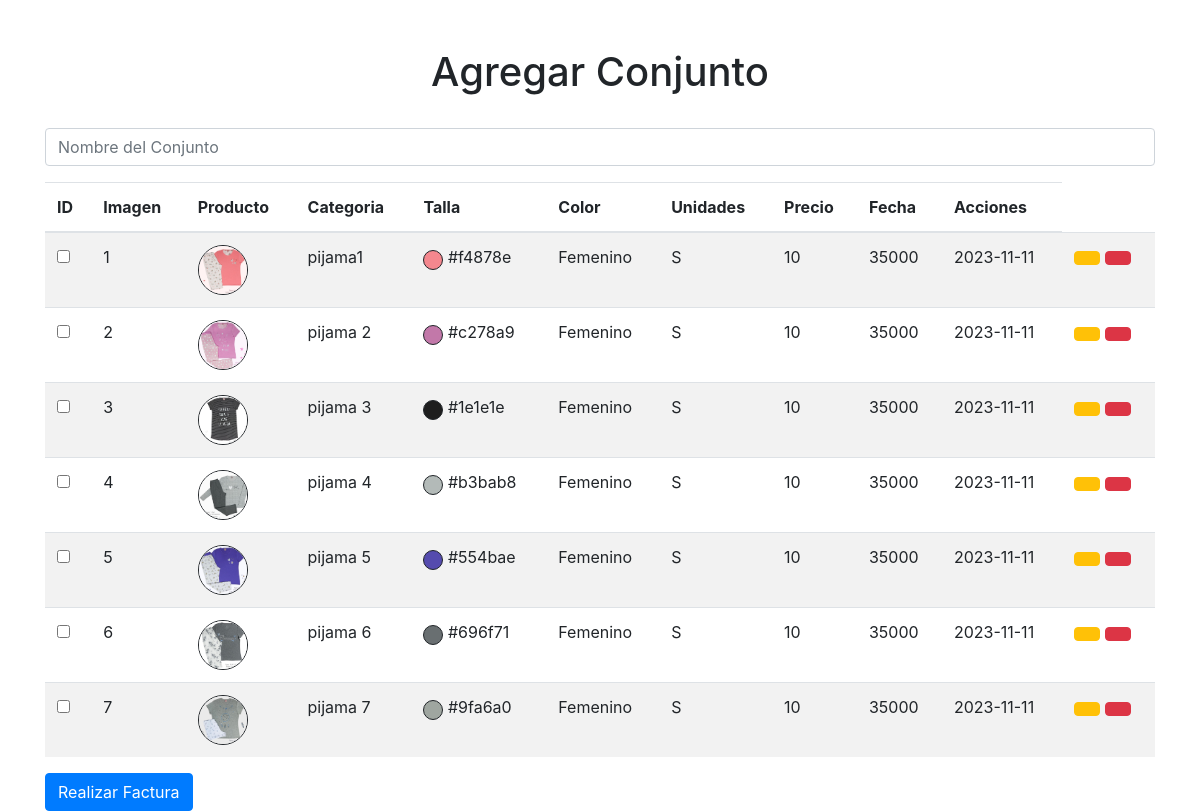
The app's page /views/RegistrarConjunto.php (signed in) with its own data.
### tables this page shows
CREATE TABLE `productos` (
  `idProducto` int(11) NOT NULL,
  `imagenProducto` varchar(200) NOT NULL,
  `nombreProducto` varchar(45) NOT NULL,
  `colorProducto` varchar(45) NOT NULL,
  `idCategoria` int(45) NOT NULL,
  `idTalla` int(5) NOT NULL,
  `idCamisa` int(11) NOT NULL,
  `idPantalon` int(11) NOT NULL,
  `precioProducto` decimal(45,0) NOT NULL,
  `unidadesProducto` int(45) NOT NULL,
  `idEstado` int(11) NOT NULL,
  `fechaInsersion` date NOT NULL DEFAULT current_timestamp()
);

### model/Conexion.php (called while the page is built, shortened)
<?php
class Conexion
{
    private $host = 'localhost';
    private $user = 'root';
    private $password = '';
    private $database = 'momas';
    private $conexion;
    public function __construct()
    {
    $this->conexion = new mysqli($this->host, $this->user, $this->password, $this->database);
    }
    public function ejecutarConsulta($consulta)
    {
        $resultado = $this->conexion->prepare($consulta);
        return $resultado;
    }
}

### model/Producto.php (called while the page is built, shortened)
<?php
require_once 'Conexion.php';
class Producto
{
    private $conexion;
    public function __construct($idProducto, $imagenProducto, $nombreProducto, $colorProducto, $idCategoria, $idTalla, $idCamisa, $idPantalon, $precioProducto, $unidadesProducto, $idEstado)
    {
        $this->conexion = new Conexion();
    }
    public function consultarProductos()
    {
        $consulta = $this->conexion->ejecutarConsulta("SELECT p.idProducto, p.imagenProducto, p.nombreProducto, p.colorProducto, (SELECT categoriaProducto FROM categoria_producto WHERE idCategoria = p.idCategoria) AS categoriaProducto, (SELECT tallaProducto FROM talla_producto WHERE idTalla = p.idTalla) AS tallaProducto, (SELECT tipoCamisa FROM tipo_camisas WHERE idCamisa = p.idCamisa) AS tipoCamisa, (SELECT tipoPantalon FROM tipo_pantalones WHERE idPantalon = p.idPantalon) AS tipoPantalon, p.precioProducto, p.unidadesProducto, (SELECT estadoProducto FROM estado_producto WHERE idEstado = p.idEstado) AS estadoProducto, p.fechaInsersion FROM productos AS p; ");
        $consulta->execute();
        $resultado = $consulta->get_result();
        $productos = array();
        while ($fila = $resultado->fetch_assoc()) {
            $productos[] = $fila;
        }
        return $productos;
    }
}

### views/RegistrarConjunto.php (the view, shortened to what this page needs)
<!DOCTYPE html>
<html lang="es">
<?php
require_once '../model/Producto.php';
$producto = new Producto(null, null, null, null, null, null, null, null, null, null, null);
$productos = $producto->consultarProductos();
?>
<head>
    <link rel="stylesheet" href="https://maxcdn.bootstrapcdn.com/bootstrap/4.5.2/css/bootstrap.min.css">
</head>
<body>
    <div class="container mt-5">
        <h1 class="text-center">Agregar Conjunto</h1>
        <form action="../controller/ValidarConjunto.php" method="post" id="formulario">
            <div class="form-group">
                <input type="text" class="form-control wider-input" id="nombreConjunto" name="nombreConjunto" placeholder="Nombre del Conjunto" required>
            </div>
            <table class="table table-striped table_id">
                <thead>
                    <tr>
                        <th>ID</th>
                        <th>Imagen</th>
                        <th>Producto</th>
                        <th>Categoria</th>
                        <th>Talla</th>
                        <th>Color</th>
                        <th>Unidades</th>
                        <th>Precio</th>
                        <th>Fecha</th>
                        <th>Acciones</th>
                    </tr>
                </thead>
                <tbody>
                    <?php
                    if (!empty($productos)) {
                        foreach ($productos as $producto) {
                    ?>
                            <tr>
                                <td><input type="checkbox" name="idProducto[]" value="<?php echo $producto['idProducto']; ?>"></td>
                                <td><?php echo $producto['idProducto']; ?></td>
                                <td>
                                    <div style="width: 50px; height: 50px; overflow: hidden; border: 1px solid #212529; border-radius: 50%;">
                                        <img src="images/<?php echo htmlspecialchars(strtolower($producto['imagenProducto'])); ?>" width="50px" alt="Producto">
                                    </div>
                                </td>
                                <td><?php echo htmlspecialchars($producto['nombreProducto']); ?></td>
                                <td>
                                    <div style="display: inline-block; vertical-align: middle;">
                                        <?php
                                        $colorProducto = htmlspecialchars($producto['colorProducto']);
                                        echo '<div style="width: 20px; height: 20px; background-color: ' . $colorProducto . '; display: inline-block; vertical-align: middle;  border: 1px solid #212529; border-radius: 50%"></div>';
                                        ?>
                                    </div>
                                    <?php echo $colorProducto; ?>
                                </td>
                                <td><?php echo htmlspecialchars($producto['categoriaProducto']); ?></td>
                                <td><?php echo htmlspecialchars($producto['tallaProducto']); ?></td>
                                <td><?php echo htmlspecialchars($producto['unidadesProducto']); ?></td>
                                <td><?php echo htmlspecialchars($producto['precioProducto']); ?></td>
                                <td><?php echo htmlspecialchars($producto['fechaInsersion']); ?></td>
                                <td>
                                    <a class="btn btn-warning" href="EditarProducto.php?idProducto=<?php echo $producto['idProducto']; ?>"> <i class="fa fa-edit"></i> </a>
                                    <a class="btn btn-danger" data-bs-toggle="modal" data-bs-target="#eliminarModal" href="EliminarProducto.php?idProducto=<?php echo $producto['idProducto']; ?>"><i class="fa fa-trash"></i></a>
                                </td>
                            </tr>
                        <?php
                        }
                    } else {
                        ?>
                        <tr class="text-center">
                            <td colspan="6">No existen registros</td>
                        </tr>
                    <?php
                    }
                    ?>
                </tbody>
            </table>
    <button type="submit" class="btn btn-primary" name="accion" value="realizarVenta">Realizar Factura</button>
    </form>
    </div>
</body>
</html>

### records on screen
productos: idProducto "1", imagenProducto (picture), nombreProducto "pijama1", colorProducto "#f4878e", categoriaProducto "Femenino", tallaProducto "S", unidadesProducto "10", precioProducto "35000", fechaInsersion "2023-11-11"
productos: idProducto "2", imagenProducto (picture), nombreProducto "pijama 2", colorProducto "#c278a9", categoriaProducto "Femenino", tallaProducto "S", unidadesProducto "10", precioProducto "35000", fechaInsersion "2023-11-11"
productos: idProducto "3", imagenProducto (picture), nombreProducto "pijama 3", colorProducto "#1e1e1e", categoriaProducto "Femenino", tallaProducto "S", unidadesProducto "10", precioProducto "35000", fechaInsersion "2023-11-11"
productos: idProducto "4", imagenProducto (picture), nombreProducto "pijama 4", colorProducto "#b3bab8", categoriaProducto "Femenino", tallaProducto "S", unidadesProducto "10", precioProducto "35000", fechaInsersion "2023-11-11"
productos: idProducto "5", imagenProducto (picture), nombreProducto "pijama 5", colorProducto "#554bae", categoriaProducto "Femenino", tallaProducto "S", unidadesProducto "10", precioProducto "35000", fechaInsersion "2023-11-11"
productos: idProducto "6", imagenProducto (picture), nombreProducto "pijama 6", colorProducto "#696f71", categoriaProducto "Femenino", tallaProducto "S", unidadesProducto "10", precioProducto "35000", fechaInsersion "2023-11-11"
productos: idProducto "7", imagenProducto (picture), nombreProducto "pijama 7", colorProducto "#9fa6a0", categoriaProducto "Femenino", tallaProducto "S", unidadesProducto "10", precioProducto "35000", fechaInsersion "2023-11-11"
